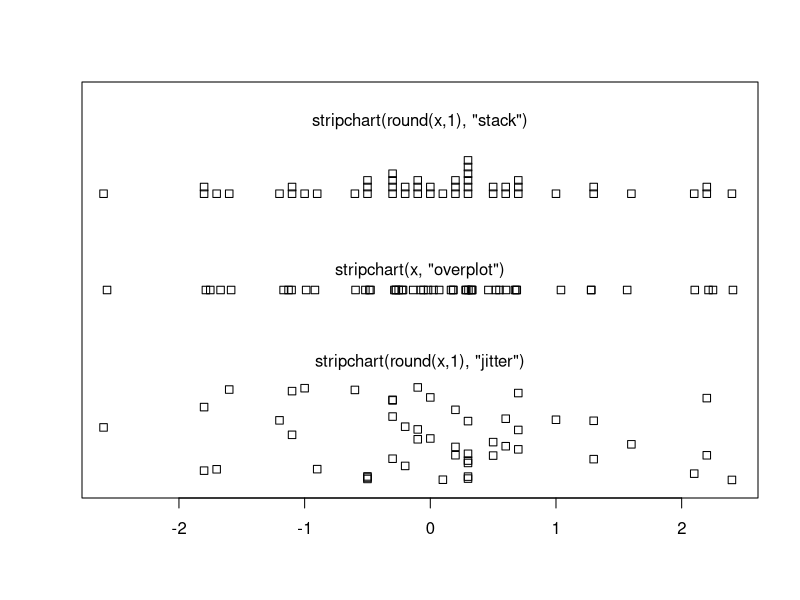
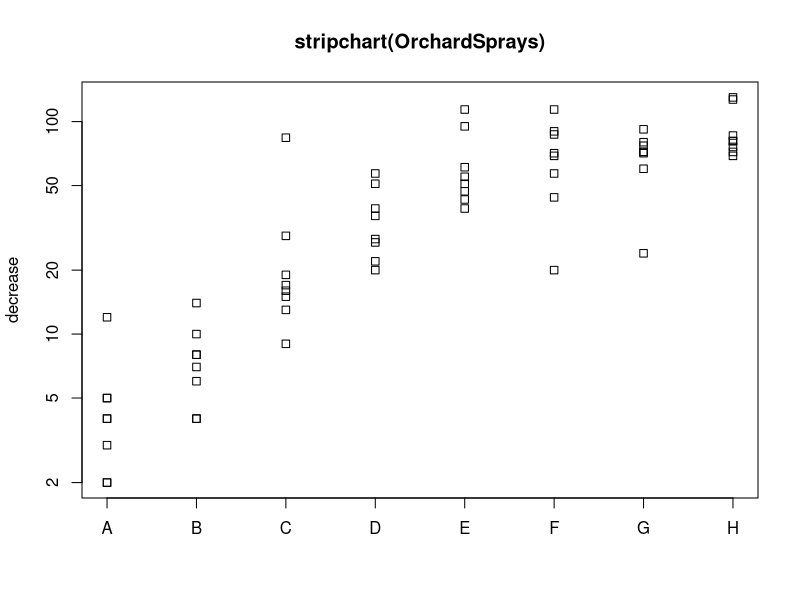
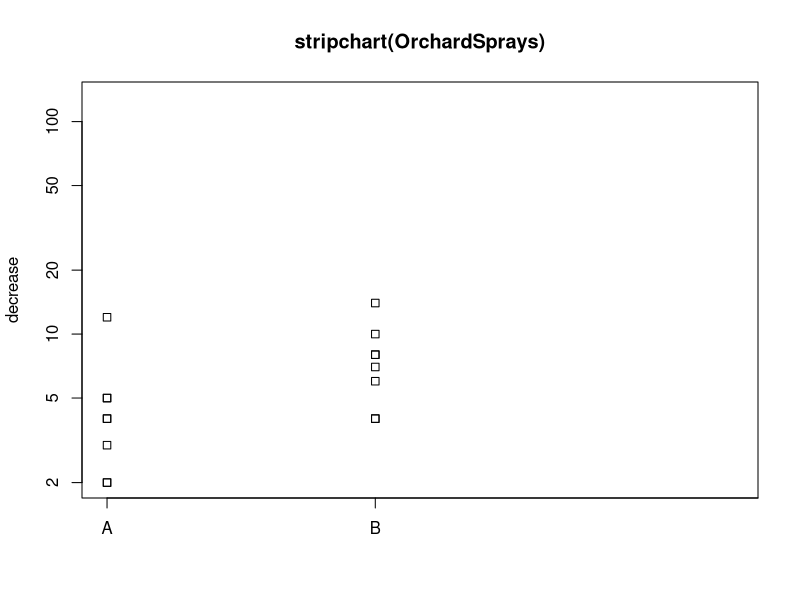

R code for these plots, in order:
x <- stats::rnorm(50)
xr <- round(x, 1)
stripchart(x) ; m <- mean(par("usr")[1:2])
text(m, 1.04, "stripchart(x, \"overplot\")")
stripchart(xr, method = "stack", add = TRUE, at = 1.2)
text(m, 1.35, "stripchart(round(x,1), \"stack\")")
stripchart(xr, method = "jitter", add = TRUE, at = 0.7)
text(m, 0.85, "stripchart(round(x,1), \"jitter\")")

stripchart(decrease ~ treatment,
    main = "stripchart(OrchardSprays)",
    vertical = TRUE, log = "y", data = OrchardSprays)

stripchart(decrease ~ treatment, at = c(1:8)^2,
    main = "stripchart(OrchardSprays)",
    vertical = TRUE, log = "y", data = OrchardSprays)